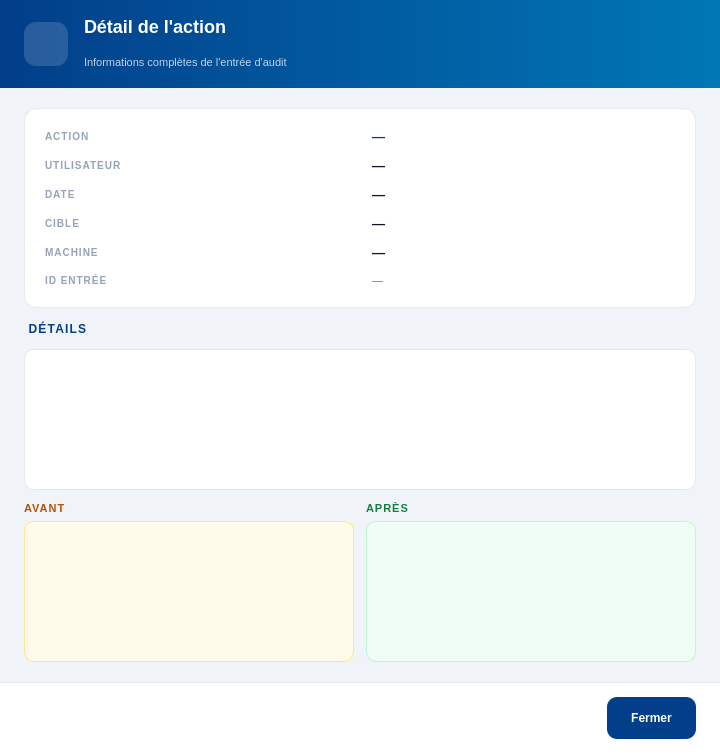
<?xml version="1.0" encoding="UTF-8"?>
<ui version="4.0">
 <class>Dialog</class>
 <widget class="QDialog" name="Dialog">
  <property name="geometry">
   <rect>
    <x>0</x>
    <y>0</y>
    <width>720</width>
    <height>754</height>
   </rect>
  </property>
  <property name="windowTitle">
   <string>Détail de l'action — Nova Pharma</string>
  </property>
  <property name="styleSheet">
   <string notr="true">QDialog#Dialog { background: #f0f4f8; }
QDialog#Dialog QLabel { background: transparent; }</string>
  </property>
  <layout class="QVBoxLayout" name="mainLayout">
   <property name="spacing">
    <number>0</number>
   </property>
   <property name="leftMargin">
    <number>0</number>
   </property>
   <property name="topMargin">
    <number>0</number>
   </property>
   <property name="rightMargin">
    <number>0</number>
   </property>
   <property name="bottomMargin">
    <number>0</number>
   </property>
   <item>
    <widget class="QFrame" name="header">
     <property name="minimumSize">
      <size>
       <width>0</width>
       <height>88</height>
      </size>
     </property>
     <property name="maximumSize">
      <size>
       <width>16777215</width>
       <height>88</height>
      </size>
     </property>
     <property name="styleSheet">
      <string notr="true">QFrame#header { background: qlineargradient(x1:0, y1:0, x2:1, y2:0, stop:0 #023E8A, stop:1 #0077B6); border: none; }
QFrame#header QLabel { background: transparent; color: #ffffff; }</string>
     </property>
     <layout class="QHBoxLayout" name="headerLayout">
      <property name="spacing">
       <number>16</number>
      </property>
      <property name="leftMargin">
       <number>24</number>
      </property>
      <property name="rightMargin">
       <number>24</number>
      </property>
      <item>
       <widget class="QToolButton" name="lbl_header_icon">
        <property name="minimumSize">
         <size>
          <width>44</width>
          <height>44</height>
         </size>
        </property>
        <property name="maximumSize">
         <size>
          <width>44</width>
          <height>44</height>
         </size>
        </property>
        <property name="styleSheet">
         <string notr="true">QToolButton { background: rgba(255,255,255,0.15); border-radius: 12px; border: none; padding: 11px; }</string>
        </property>
        <property name="icon">
         <iconset resource="../Icon.qrc">
          <normaloff>:/Icon/Icons/history_white.svg</normaloff>:/Icon/Icons/history_white.svg</iconset>
        </property>
        <property name="iconSize">
         <size>
          <width>22</width>
          <height>22</height>
         </size>
        </property>
        <property name="autoRaise">
         <bool>true</bool>
        </property>
       </widget>
      </item>
      <item>
       <layout class="QVBoxLayout" name="headerTitleBox">
        <property name="spacing">
         <number>2</number>
        </property>
        <item>
         <widget class="QLabel" name="lbl_header_title">
          <property name="styleSheet">
           <string notr="true">font-size: 18px; font-weight: 800; color: #ffffff; background: transparent;</string>
          </property>
          <property name="text">
           <string>Détail de l'action</string>
          </property>
         </widget>
        </item>
        <item>
         <widget class="QLabel" name="lbl_header_sub">
          <property name="styleSheet">
           <string notr="true">font-size: 11px; color: rgba(255,255,255,0.75); background: transparent;</string>
          </property>
          <property name="text">
           <string>Informations complètes de l'entrée d'audit</string>
          </property>
         </widget>
        </item>
       </layout>
      </item>
      <item>
       <spacer name="headerSpacer">
        <property name="orientation">
         <enum>Qt::Orientation::Horizontal</enum>
        </property>
        <property name="sizeHint" stdset="0">
         <size>
          <width>40</width>
          <height>20</height>
         </size>
        </property>
       </spacer>
      </item>
     </layout>
    </widget>
   </item>
   <item>
    <widget class="QScrollArea" name="bodyScroll">
     <property name="styleSheet">
      <string notr="true">QScrollArea { background: #f0f4f8; border: none; }</string>
     </property>
     <property name="frameShape">
      <enum>QFrame::Shape::NoFrame</enum>
     </property>
     <property name="widgetResizable">
      <bool>true</bool>
     </property>
     <widget class="QWidget" name="bodyContent">
      <property name="geometry">
       <rect>
        <x>0</x>
        <y>0</y>
        <width>720</width>
        <height>594</height>
       </rect>
      </property>
      <property name="styleSheet">
       <string notr="true">QWidget#bodyContent { background: #f0f4f8; }</string>
      </property>
      <layout class="QVBoxLayout" name="bodyLayout">
       <property name="spacing">
        <number>12</number>
       </property>
       <property name="leftMargin">
        <number>24</number>
       </property>
       <property name="topMargin">
        <number>20</number>
       </property>
       <property name="rightMargin">
        <number>24</number>
       </property>
       <property name="bottomMargin">
        <number>20</number>
       </property>
       <item>
        <widget class="QFrame" name="info_card">
         <property name="styleSheet">
          <string notr="true">QFrame#info_card { background: #ffffff; border: 1px solid #e2e8f0; border-radius: 12px; }
QFrame#info_card QLabel { background: transparent; }</string>
         </property>
         <layout class="QGridLayout" name="infoGrid">
          <property name="leftMargin">
           <number>20</number>
          </property>
          <property name="topMargin">
           <number>20</number>
          </property>
          <property name="rightMargin">
           <number>20</number>
          </property>
          <property name="bottomMargin">
           <number>20</number>
          </property>
          <property name="horizontalSpacing">
           <number>24</number>
          </property>
          <property name="verticalSpacing">
           <number>14</number>
          </property>
          <item row="0" column="0">
           <widget class="QLabel" name="lbl_k_action">
            <property name="styleSheet">
             <string notr="true">color: #94a3b8; font-size: 10px; font-weight: 800; letter-spacing: 1px;</string>
            </property>
            <property name="text">
             <string>ACTION</string>
            </property>
           </widget>
          </item>
          <item row="0" column="1">
           <widget class="QLabel" name="val_action">
            <property name="styleSheet">
             <string notr="true">color: #023E8A; font-size: 13px; font-weight: 800;</string>
            </property>
            <property name="text">
             <string>—</string>
            </property>
           </widget>
          </item>
          <item row="1" column="0">
           <widget class="QLabel" name="lbl_k_user">
            <property name="styleSheet">
             <string notr="true">color: #94a3b8; font-size: 10px; font-weight: 800; letter-spacing: 1px;</string>
            </property>
            <property name="text">
             <string>UTILISATEUR</string>
            </property>
           </widget>
          </item>
          <item row="1" column="1">
           <widget class="QLabel" name="val_user">
            <property name="styleSheet">
             <string notr="true">color: #0f172a; font-size: 13px; font-weight: 600;</string>
            </property>
            <property name="text">
             <string>—</string>
            </property>
           </widget>
          </item>
          <item row="2" column="0">
           <widget class="QLabel" name="lbl_k_date">
            <property name="styleSheet">
             <string notr="true">color: #94a3b8; font-size: 10px; font-weight: 800; letter-spacing: 1px;</string>
            </property>
            <property name="text">
             <string>DATE</string>
            </property>
           </widget>
          </item>
          <item row="2" column="1">
           <widget class="QLabel" name="val_date">
            <property name="styleSheet">
             <string notr="true">color: #0f172a; font-size: 13px; font-weight: 600;</string>
            </property>
            <property name="text">
             <string>—</string>
            </property>
           </widget>
          </item>
          <item row="3" column="0">
           <widget class="QLabel" name="lbl_k_cible">
            <property name="styleSheet">
             <string notr="true">color: #94a3b8; font-size: 10px; font-weight: 800; letter-spacing: 1px;</string>
            </property>
            <property name="text">
             <string>CIBLE</string>
            </property>
           </widget>
          </item>
          <item row="3" column="1">
           <widget class="QLabel" name="val_cible">
            <property name="styleSheet">
             <string notr="true">color: #0f172a; font-size: 13px; font-weight: 600;</string>
            </property>
            <property name="text">
             <string>—</string>
            </property>
           </widget>
          </item>
          <item row="4" column="0">
           <widget class="QLabel" name="lbl_k_machine">
            <property name="styleSheet">
             <string notr="true">color: #94a3b8; font-size: 10px; font-weight: 800; letter-spacing: 1px;</string>
            </property>
            <property name="text">
             <string>MACHINE</string>
            </property>
           </widget>
          </item>
          <item row="4" column="1">
           <widget class="QLabel" name="val_machine">
            <property name="styleSheet">
             <string notr="true">color: #0f172a; font-size: 13px; font-weight: 600;</string>
            </property>
            <property name="text">
             <string>—</string>
            </property>
           </widget>
          </item>
          <item row="5" column="0">
           <widget class="QLabel" name="lbl_k_id">
            <property name="styleSheet">
             <string notr="true">color: #94a3b8; font-size: 10px; font-weight: 800; letter-spacing: 1px;</string>
            </property>
            <property name="text">
             <string>ID ENTRÉE</string>
            </property>
           </widget>
          </item>
          <item row="5" column="1">
           <widget class="QLabel" name="val_id">
            <property name="styleSheet">
             <string notr="true">color: #64748b; font-size: 11px; font-family: 'Courier New';</string>
            </property>
            <property name="text">
             <string>—</string>
            </property>
           </widget>
          </item>
         </layout>
        </widget>
       </item>
       <item>
        <widget class="QToolButton" name="section_details">
         <property name="cursor">
          <cursorShape>ArrowCursor</cursorShape>
         </property>
         <property name="styleSheet">
          <string notr="true">QToolButton { color: #023E8A; font-size: 12px; font-weight: 800; letter-spacing: 1.2px; background: transparent; border: none; padding: 0; }</string>
         </property>
         <property name="text">
          <string>DÉTAILS</string>
         </property>
         <property name="icon">
          <iconset resource="../Icon.qrc">
           <normaloff>:/Icon/Icons/file-text.svg</normaloff>:/Icon/Icons/file-text.svg</iconset>
         </property>
         <property name="iconSize">
          <size>
           <width>18</width>
           <height>18</height>
          </size>
         </property>
         <property name="toolButtonStyle">
          <enum>Qt::ToolButtonStyle::ToolButtonTextBesideIcon</enum>
         </property>
         <property name="autoRaise">
          <bool>true</bool>
         </property>
        </widget>
       </item>
       <item>
        <widget class="QPlainTextEdit" name="txt_details">
         <property name="minimumSize">
          <size>
           <width>0</width>
           <height>120</height>
          </size>
         </property>
         <property name="styleSheet">
          <string notr="true">QPlainTextEdit { background: #ffffff; border: 1px solid #e2e8f0; border-radius: 10px; padding: 12px; font-family: 'Courier New'; font-size: 11px; color: #0f172a; }</string>
         </property>
         <property name="readOnly">
          <bool>true</bool>
         </property>
        </widget>
       </item>
       <item>
        <layout class="QHBoxLayout" name="avantApresRow">
         <property name="spacing">
          <number>12</number>
         </property>
         <item>
          <layout class="QVBoxLayout" name="avantCol">
           <property name="spacing">
            <number>6</number>
           </property>
           <item>
            <widget class="QLabel" name="lbl_avant">
             <property name="styleSheet">
              <string notr="true">color: #b45309; font-size: 11px; font-weight: 800; letter-spacing: 1px; background: transparent;</string>
             </property>
             <property name="text">
              <string>AVANT</string>
             </property>
            </widget>
           </item>
           <item>
            <widget class="QPlainTextEdit" name="txt_avant">
             <property name="minimumSize">
              <size>
               <width>0</width>
               <height>120</height>
              </size>
             </property>
             <property name="styleSheet">
              <string notr="true">QPlainTextEdit { background: #fffbeb; border: 1px solid #fde68a; border-radius: 10px; padding: 12px; font-family: 'Courier New'; font-size: 11px; color: #78350f; }</string>
             </property>
             <property name="readOnly">
              <bool>true</bool>
             </property>
            </widget>
           </item>
          </layout>
         </item>
         <item>
          <layout class="QVBoxLayout" name="apresCol">
           <property name="spacing">
            <number>6</number>
           </property>
           <item>
            <widget class="QLabel" name="lbl_apres">
             <property name="styleSheet">
              <string notr="true">color: #15803d; font-size: 11px; font-weight: 800; letter-spacing: 1px; background: transparent;</string>
             </property>
             <property name="text">
              <string>APRÈS</string>
             </property>
            </widget>
           </item>
           <item>
            <widget class="QPlainTextEdit" name="txt_apres">
             <property name="minimumSize">
              <size>
               <width>0</width>
               <height>120</height>
              </size>
             </property>
             <property name="styleSheet">
              <string notr="true">QPlainTextEdit { background: #f0fdf4; border: 1px solid #bbf7d0; border-radius: 10px; padding: 12px; font-family: 'Courier New'; font-size: 11px; color: #14532d; }</string>
             </property>
             <property name="readOnly">
              <bool>true</bool>
             </property>
            </widget>
           </item>
          </layout>
         </item>
        </layout>
       </item>
       <item>
        <spacer name="bodySpacer">
         <property name="orientation">
          <enum>Qt::Orientation::Vertical</enum>
         </property>
         <property name="sizeHint" stdset="0">
          <size>
           <width>20</width>
           <height>20</height>
          </size>
         </property>
        </spacer>
       </item>
      </layout>
     </widget>
    </widget>
   </item>
   <item>
    <widget class="QFrame" name="footer">
     <property name="minimumSize">
      <size>
       <width>0</width>
       <height>72</height>
      </size>
     </property>
     <property name="maximumSize">
      <size>
       <width>16777215</width>
       <height>72</height>
      </size>
     </property>
     <property name="styleSheet">
      <string notr="true">QFrame#footer { background: #ffffff; border-top: 1px solid #e2e8f0; }</string>
     </property>
     <layout class="QHBoxLayout" name="footerLayout">
      <property name="spacing">
       <number>12</number>
      </property>
      <property name="leftMargin">
       <number>24</number>
      </property>
      <property name="rightMargin">
       <number>24</number>
      </property>
      <item>
       <spacer name="footerSpacer">
        <property name="orientation">
         <enum>Qt::Orientation::Horizontal</enum>
        </property>
        <property name="sizeHint" stdset="0">
         <size>
          <width>40</width>
          <height>20</height>
         </size>
        </property>
       </spacer>
      </item>
      <item>
       <widget class="QPushButton" name="btn_close">
        <property name="minimumSize">
         <size>
          <width>0</width>
          <height>42</height>
         </size>
        </property>
        <property name="cursor">
         <cursorShape>PointingHandCursor</cursorShape>
        </property>
        <property name="styleSheet">
         <string notr="true">QPushButton { background: #023E8A; color: #ffffff; border: none; border-radius: 10px; font-size: 12px; font-weight: 800; padding: 0 24px; }
QPushButton:hover { background: #0077B6; }</string>
        </property>
        <property name="text">
         <string>Fermer</string>
        </property>
       </widget>
      </item>
     </layout>
    </widget>
   </item>
  </layout>
 </widget>
 <resources>
  <include location="../Icon.qrc"/>
 </resources>
 <connections/>
</ui>
